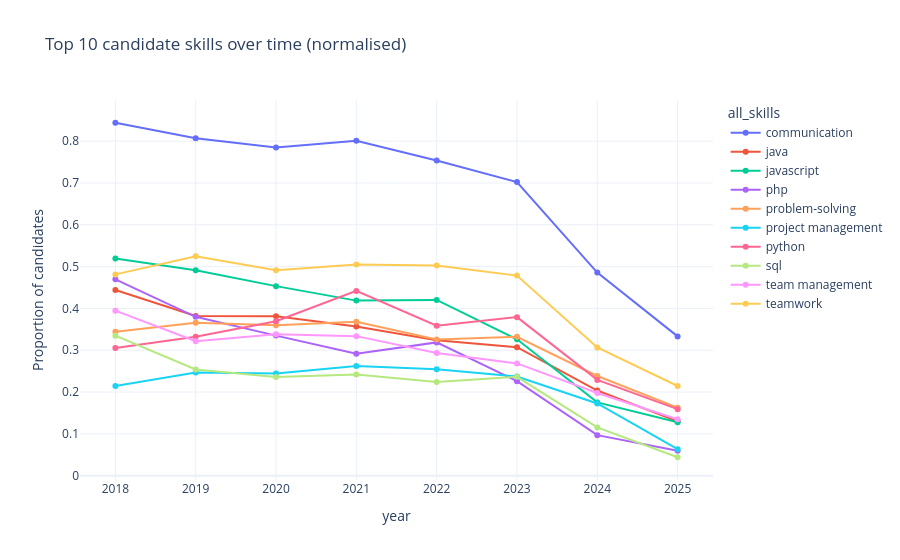

Here is the notebook cell this chart was saved with:
### Code cell
# keep only year and skills
cand_skills = (
    df_candidates[["create_date", "all_skills"]]
      .assign(year=lambda df: df["create_date"].dt.year)
      .explode("all_skills")
      .query("all_skills != '_rare_skill_'")
)

# ---------- 2. Total candidates per year ----------
totals = (
    df_candidates.assign(year=lambda df: df["create_date"].dt.year)
              .groupby("year")
              .size()
              .rename("n_candidates")
)

# ---------- 3. Aggregate & normalise ----------
TOP_N = 10
top_skills = (
    cand_skills["all_skills"]
      .value_counts()
      .head(TOP_N)
      .index
)

freq = (
    cand_skills
      .query("all_skills in @top_skills")
      .groupby(["year", "all_skills"])
      .size()
      .rename("count")
      .reset_index()
      .merge(totals, on="year")
      .assign(freq=lambda df: df["count"] / df["n_candidates"])  # proportion
)

# ---------- 4. Plot ----------
fig = px.line(
    freq,
    x="year",
    y="freq",
    color="all_skills",
    markers=True,
    title=f"Top {TOP_N} candidate skills over time (normalised)",
    labels={"freq": "Proportion of candidates"}
)
fig.update_layout(template="plotly_white")
fig.show()

### Figure 1 — Plotly figure (JSON) as saved in the notebook; plotly's stock layout.template omitted (floating-point values rounded to 4 significant figures)
{"data": [{"hovertemplate": "all_skills=communication<br>year=%{x}<br>Proportion of candidates=%{y}<extra></extra>", "legendgroup": "communication", "line": {"color": "#636efa", "dash": "solid"}, "marker": {"symbol": "circle"}, "mode": "lines+markers", "name": "communication", "orientation": "v", "showlegend": true, "type": "scatter", "x": [2018, 2019, 2020, 2021, 2022, 2023, 2024, 2025], "xaxis": "x", "y": [0.8441, 0.8069, 0.7851, 0.8011, 0.7536, 0.7021, 0.4857, 0.3331], "yaxis": "y"}, {"hovertemplate": "all_skills=java<br>year=%{x}<br>Proportion of candidates=%{y}<extra></extra>", "legendgroup": "java", "line": {"color": "#EF553B", "dash": "solid"}, "marker": {"symbol": "circle"}, "mode": "lines+markers", "name": "java", "orientation": "v", "showlegend": true, "type": "scatter", "x": [2018, 2019, 2020, 2021, 2022, 2023, 2024, 2025], "xaxis": "x", "y": [0.4442, 0.3818, 0.3813, 0.3567, 0.324, 0.3074, 0.2036, 0.13], "yaxis": "y"}, {"hovertemplate": "all_skills=javascript<br>year=%{x}<br>Proportion of candidates=%{y}<extra></extra>", "legendgroup": "javascript", "line": {"color": "#00cc96", "dash": "solid"}, "marker": {"symbol": "circle"}, "mode": "lines+markers", "name": "javascript", "orientation": "v", "showlegend": true, "type": "scatter", "x": [2018, 2019, 2020, 2021, 2022, 2023, 2024, 2025], "xaxis": "x", "y": [0.5192, 0.4913, 0.4533, 0.4187, 0.4204, 0.3263, 0.1753, 0.1278], "yaxis": "y"}, {"hovertemplate": "all_skills=php<br>year=%{x}<br>Proportion of candidates=%{y}<extra></extra>", "legendgroup": "php", "line": {"color": "#ab63fa", "dash": "solid"}, "marker": {"symbol": "circle"}, "mode": "lines+markers", "name": "php", "orientation": "v", "showlegend": true, "type": "scatter", "x": [2018, 2019, 2020, 2021, 2022, 2023, 2024, 2025], "xaxis": "x", "y": [0.4696, 0.3799, 0.335, 0.2917, 0.3187, 0.2261, 0.09686, 0.05966], "yaxis": "y"}, {"hovertemplate": "all_skills=problem-solving<br>year=%{x}<br>Proportion of candidates=%{y}<extra></extra>", "legendgroup": "problem-solving", "line": {"color": "#FFA15A", "dash": "solid"}, "marker": {"symbol": "circle"}, "mode": "lines+markers", "name": "problem-solving", "orientation": "v", "showlegend": true, "type": "scatter", "x": [2018, 2019, 2020, 2021, 2022, 2023, 2024, 2025], "xaxis": "x", "y": [0.3444, 0.3656, 0.3598, 0.368, 0.326, 0.3322, 0.2385, 0.1626], "yaxis": "y"}, {"hovertemplate": "all_skills=project management<br>year=%{x}<br>Proportion of candidates=%{y}<extra></extra>", "legendgroup": "project management", "line": {"color": "#19d3f3", "dash": "solid"}, "marker": {"symbol": "circle"}, "mode": "lines+markers", "name": "project management", "orientation": "v", "showlegend": true, "type": "scatter", "x": [2018, 2019, 2020, 2021, 2022, 2023, 2024, 2025], "xaxis": "x", "y": [0.2144, 0.2468, 0.2443, 0.2624, 0.2547, 0.2373, 0.1726, 0.06321], "yaxis": "y"}, {"hovertemplate": "all_skills=python<br>year=%{x}<br>Proportion of candidates=%{y}<extra></extra>", "legendgroup": "python", "line": {"color": "#FF6692", "dash": "solid"}, "marker": {"symbol": "circle"}, "mode": "lines+markers", "name": "python", "orientation": "v", "showlegend": true, "type": "scatter", "x": [2018, 2019, 2020, 2021, 2022, 2023, 2024, 2025], "xaxis": "x", "y": [0.3054, 0.3323, 0.3694, 0.4419, 0.3587, 0.3792, 0.229, 0.1591], "yaxis": "y"}, {"hovertemplate": "all_skills=sql<br>year=%{x}<br>Proportion of candidates=%{y}<extra></extra>", "legendgroup": "sql", "line": {"color": "#B6E880", "dash": "solid"}, "marker": {"symbol": "circle"}, "mode": "lines+markers", "name": "sql", "orientation": "v", "showlegend": true, "type": "scatter", "x": [2018, 2019, 2020, 2021, 2022, 2023, 2024, 2025], "xaxis": "x", "y": [0.3349, 0.2538, 0.2362, 0.242, 0.2238, 0.2364, 0.1153, 0.04403], "yaxis": "y"}, {"hovertemplate": "all_skills=team management<br>year=%{x}<br>Proportion of candidates=%{y}<extra></extra>", "legendgroup": "team management", "line": {"color": "#FF97FF", "dash": "solid"}, "marker": {"symbol": "circle"}, "mode": "lines+markers", "name": "team management", "orientation": "v", "showlegend": true, "type": "scatter", "x": [2018, 2019, 2020, 2021, 2022, 2023, 2024, 2025], "xaxis": "x", "y": [0.3946, 0.3217, 0.3379, 0.3337, 0.2932, 0.2685, 0.1976, 0.1349], "yaxis": "y"}, {"hovertemplate": "all_skills=teamwork<br>year=%{x}<br>Proportion of candidates=%{y}<extra></extra>", "legendgroup": "teamwork", "line": {"color": "#FECB52", "dash": "solid"}, "marker": {"symbol": "circle"}, "mode": "lines+markers", "name": "teamwork", "orientation": "v", "showlegend": true, "type": "scatter", "x": [2018, 2019, 2020, 2021, 2022, 2023, 2024, 2025], "xaxis": "x", "y": [0.4814, 0.525, 0.4915, 0.5048, 0.5028, 0.4785, 0.3068, 0.2145], "yaxis": "y"}], "layout": {"legend": {"title": {"text": "all_skills"}, "tracegroupgap": 0}, "title": {"text": "Top 10 candidate skills over time (normalised)"}, "xaxis": {"anchor": "y", "domain": [0, 1], "title": {"text": "year"}}, "yaxis": {"anchor": "x", "domain": [0, 1], "title": {"text": "Proportion of candidates"}}}}
